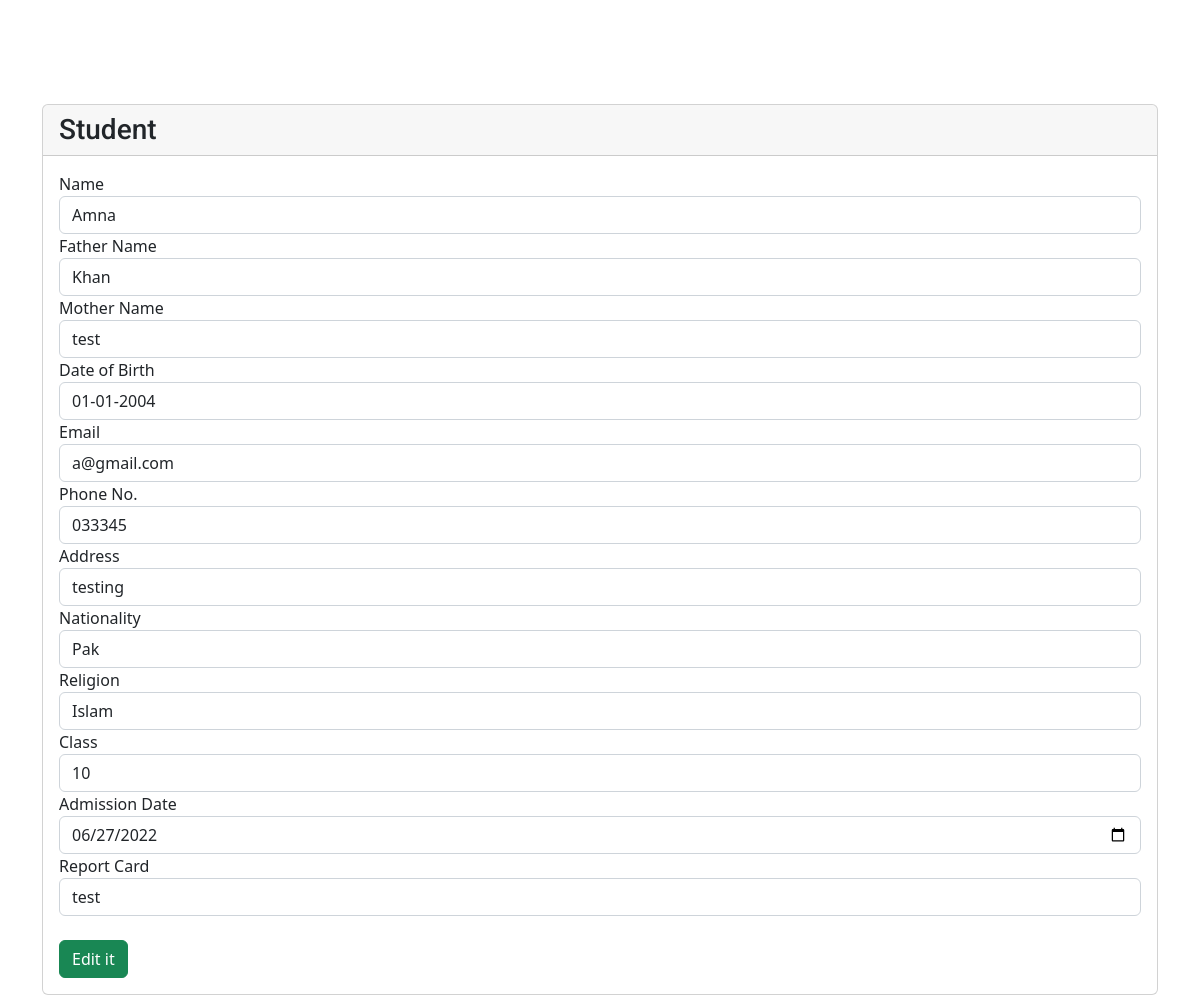
The app's page /ADMIN/S-edit.php?id=2, older data.
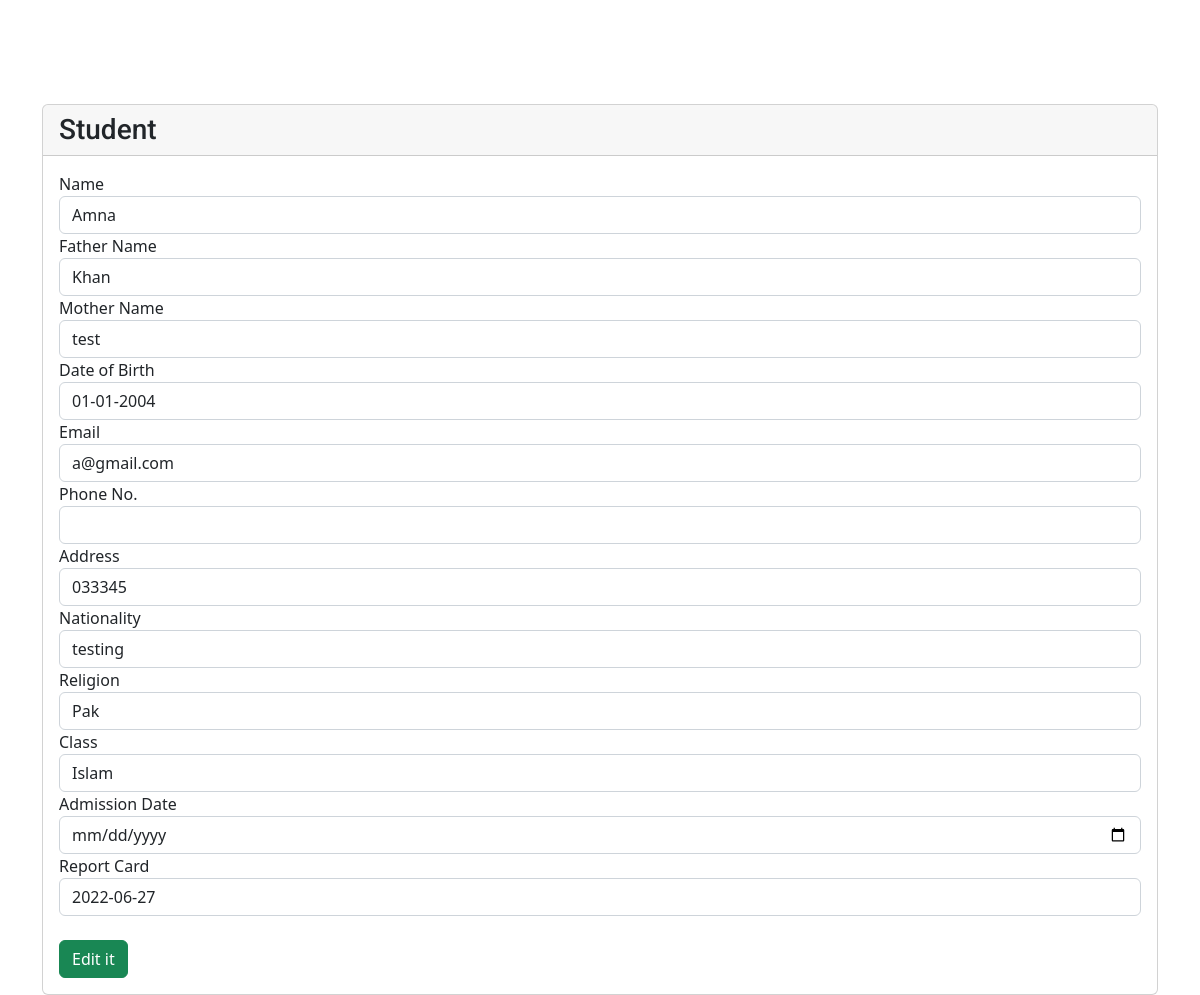
The same page, newer data.
### tables this page shows
CREATE TABLE `student` (
  `Id` int(11) NOT NULL,
  `First_Name` varchar(225) NOT NULL,
  `Father_Name` varchar(225) NOT NULL,
  `Mother_Name` varchar(225) NOT NULL,
  `Date_of_Birth` varchar(225) NOT NULL,
  `Email` varchar(225) NOT NULL,
  `Pass` varchar(225) NOT NULL,
  `Phone` varchar(225) NOT NULL,
  `Address` varchar(225) NOT NULL,
  `Nationality` varchar(225) NOT NULL,
  `Religion` varchar(225) NOT NULL,
  `Class` varchar(225) NOT NULL,
  `Date` varchar(225) NOT NULL,
  `Report_Card` varchar(225) NOT NULL
);

### ADMIN/S-edit.php (the view, shortened to what this page needs)
<?php
 $conn = mysqli_connect("Localhost","root","","online-schooling-system(vision)");
?>
<!DOCTYPE html>
<html lang="en">
 <head>
     <link href="https://cdnjs.cloudflare.com/ajax/libs/font-awesome/5.10.0/css/all.min.css" rel="stylesheet">
     <link href="https://cdn.jsdelivr.net/npm/bootstrap-icons@1.4.1/font/bootstrap-icons.css" rel="stylesheet">
     <link href="lib/owlcarousel/assets/owl.carousel.min.css" rel="stylesheet">
     <link href="lib/tempusdominus/css/tempusdominus-bootstrap-4.min.css" rel="stylesheet" />
     <link href="css/bootstrap.min.css" rel="stylesheet">
     <link href="https://cdn.jsdelivr.net/npm/bootstrap@5.2.0-beta1/dist/css/bootstrap.min.css" rel="stylesheet">
     <link href="css/style.css" rel="stylesheet">
 </head>
 <body>
     <div class="container">
         <h1 class="mt-2 text-center">EDIT FORM</h1>
         <?php
             $id = $_GET["id"];
             $query = "SELECT * FROM `student` WHERE `Id` = $id";
             $result = mysqli_query($conn,$query);
             if(mysqli_num_rows($result))
               {
                 while($row = mysqli_fetch_array($result)){
            ?>
         <div class="card mt-5">
              <h3 class="card-header">Student</h3>
              <div class="card-body">
                 <form action="#" method="post">
                     <div class="form-group">
                         <label>Name</label>
                         <input type="text" class="form-control" name="name" value="<?php echo $row[1];?>">
                     </div>
                     <div class="form-group">
                         <label>Father Name</label>
                         <input type="text" class="form-control" name="fname" value="<?php echo $row[2];?>">
                     </div>
                     <div class="form-group">
                         <label>Mother Name</label>
                         <input type="text" class="form-control" name="mname" value="<?php echo $row[3];?>">
                     </div>
                     <div class="form-group">
                         <label>Date of Birth</label>
                         <input type="text" class="form-control" name="dob" value="<?php echo $row[4];?>">
                     </div>
                     <div class="form-group">
                         <label>Email</label>
                         <input type="email" class="form-control" name="email" value="<?php echo $row[5];?>">
                     </div>
                     <div class="form-group">
                         <label>Phone No.</label>
                         <input type="text" class="form-control" name="phone" value="<?php echo $row[6];?>">
                     </div>
                     <div class="form-group">
                         <label>Address</label>
                         <input type="text" class="form-control" name="add" value="<?php echo $row[7];?>">
                     </div>
                     <div class="form-group">
                         <label>Nationality</label>
                         <input type="text" class="form-control" name="nat" value="<?php echo $row[8];?>">
                     </div>
                     <div class="form-group">
                         <label>Religion</label>
                         <input type="text" class="form-control" name="rel" value="<?php echo $row[9];?>">
                     </div>
                     <div class="form-group">
                         <label>Class</label>
                         <input type="text" class="form-control" name="class" value="<?php echo $row[10];?>">
                     </div>
                     <div class="form-group">
                         <label>Admission Date</label>
                         <input type="date" class="form-control" name="ad" value="<?php echo $row[11];?>">
                     </div>
                     <div class="form-group">
                         <label>Report Card</label>
                         <input type="text" class="form-control" name="rc" value="<?php echo $row[12];?>">
                     </div>
                     <br>
                     <div class="form-group">
                         <input type="Submit" class="btn btn-success" name="submit" value="Edit it">
                     </div>
                 </form>
             </div>
         </div>
         <?php
             }
             }
            ?>
 </body>
</html>

Row changes from the older to the newer data that the page shows:
changed student "Amna": phone "033345" → (not shown); add "testing" → "033345"; nat "Pak" → "testing"; rel "Islam" → "Pak"; class "10" → "Islam"; ad "06/27/2022" → (not shown); rc "test" → "2022-06-27"
